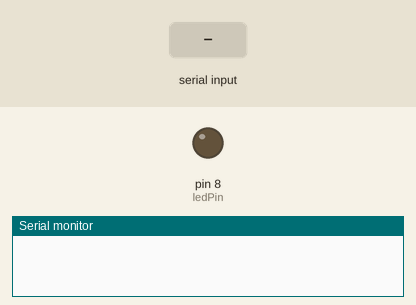
Recording of a sketch running on a simulated Arduino Uno, built with avr-gcc and run on an emulated ATmega328P. Parts: output pins drawn as LEDs (lit = HIGH), the last lines printed to the serial monitor. The test bench sets the inputs (shaded band).

Above: at 1.2 s.
1.3 s: "OPEN\n" received over Serial
At 2.3 s:
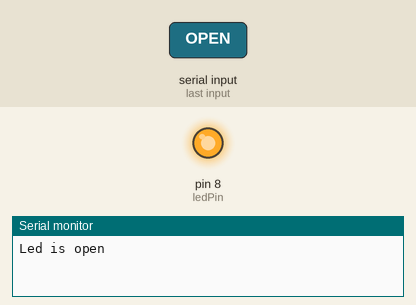
2.8 s: "1\n" received over Serial
At 3.3 s:
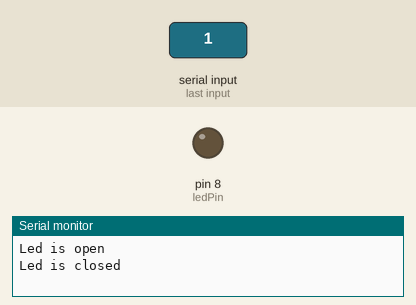
Timing chart, 0 to 5.8 s (numbered marks = the images above; inputs shaded):
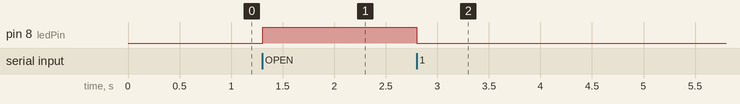

Measured:
- after the input at 1.3 s, pin 8 (ledPin): LOW → HIGH at once
- after the input at 2.8 s, pin 8 (ledPin): HIGH → LOW at once

The sketch:

ArduinoSerialCommunication.ino
```cpp
const int ledPin = 8;  // Pin number to which the LED is connected
const int E = 1;       // Explanation of the purpose of this variable (e.g., why it's named "E")

String receivedChar;   // Variable to hold received serial data

void setup() {
  pinMode(ledPin, OUTPUT); // Set the LED pin as an output
  Serial.begin(9600);      // Start serial communication (at 9600 baud rate)
}

void loop() {
  receiveData(); // Call the receiveData() function to process incoming data
}

void handleEvent() {
  // Check if the received data is "OPEN"
  if (receivedChar == "OPEN") {
    digitalWrite(ledPin, HIGH);  // Turn the LED on (HIGH)
    Serial.println("Led is open"); // Send status message over the serial port
  } else {
    digitalWrite(ledPin, LOW);   // Turn the LED off (LOW)
    Serial.println("Led is closed"); // Send status message over the serial port
  }
}

void receiveData() {
  while (Serial.available() > 0) { // If there's data available on the serial port
    receivedChar = Serial.readStringUntil('\n'); // Read the incoming data until a newline character
    handleEvent(); // Call the handleEvent() function to process the incoming data
  }
}
```
